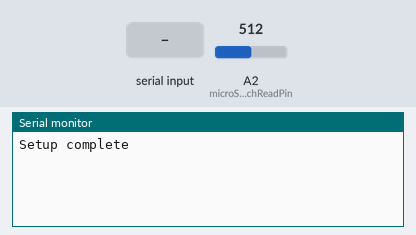
A sketch run on a simulated Arduino Uno, built with avr-gcc and run on an emulated ATmega328P. Parts: the last lines printed to the serial monitor. The inputs (shaded band) are chosen by the test bench; at power-on: A2 (microSwitchReadPin) = 512.

Above: at 1.2 s.
1.3 s: "T" received over the second serial link
At 1.8 s:
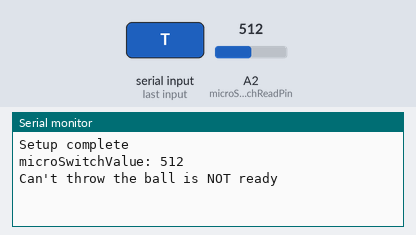
2.8 s: "B" received over the second serial link
At 4.2 s:
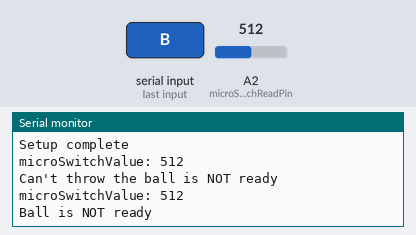

Measured:
- after the input at 1.3 s, the serial monitor: prints a new line at once (image 1)
- after the input at 2.8 s, the serial monitor: prints a new line at once (image 2)

The sketch:

GDG.ino
```cpp
#include <SoftwareSerial.h>

/*

Arduino code for GDG automation

*/

// globals
SoftwareSerial commandSerial(10, 11); // RX, TX
int throwSignalPin = 6;
boolean throwInProgress = false;
int microSwitchReadPin = A2;
int serialCommandByte;
int analogInterferenceMargin = 100;

///
/// Aurduino's setup (init) function
///
void setup()
{
  // configure pins
  digitalWrite(throwSignalPin, LOW);
  pinMode(throwSignalPin, OUTPUT);
  digitalWrite(throwSignalPin, LOW);

  pinMode(A2, INPUT);

  // setup serial communication (high speeds appear unstable)
  Serial.begin(9600);
  commandSerial.begin(9600);

  Serial.println("Setup complete");
}

///
/// The main control loop
///
void loop()
{
  if(throwInProgress==false)
  {
    // read the oldest byte from the serial command buffer
    serialCommandByte = commandSerial.read();

    // if it's a 'T' that is a throw command:
    if (serialCommandByte == 'T') {
      throwInProgress = true;
        throwBall(); // blocking call
      throwInProgress = false;
    }

    // if it's a 'B' that is ball query command:
    if (serialCommandByte == 'B') {
      ballIsReady();
    }
  }
}

///
/// Check for an ready ball - deals with serial notifications etc.
///
boolean ballIsReady()
{
  if(microSwitchIsClosed()) //small analog interferance margin
  {
     Serial.println("Ball is ready");
     commandSerial.println("B1");
     return true;
  }

  Serial.println("Ball is NOT ready");
  commandSerial.println("B0");
  return false;
}

///
/// Issues the throw signal
///
void throwBall()
{
  // check that a ball is ready
  if(microSwitchIsClosed())
  {
    commandSerial.println("T1");
    Serial.println("Starting throw...");
    digitalWrite(throwSignalPin, HIGH);

      // send the motor signal while the switch remains closed.
      // this is the same behaviour as the onboard PIC16F616
      while(microSwitchIsClosed()){};

    digitalWrite(throwSignalPin, LOW);
    Serial.println("Throw Complete.");
  }
  else
  {
     Serial.println("Can't throw the ball is NOT ready");
     commandSerial.println("T0");
  }
}

///
/// See if the microswitch is open or closed. denotes the presence of a ball.
///
boolean microSwitchIsClosed()
{
  // look for zero or a small potental at the microswitch.
  int microSwitchValue = analogRead(microSwitchReadPin);

  Serial.print("microSwitchValue: ");
  Serial.println(microSwitchValue);

  if(microSwitchValue<analogInterferenceMargin) //small analog interferance margin
  {
    return true;
  }

  return false;
}
```
